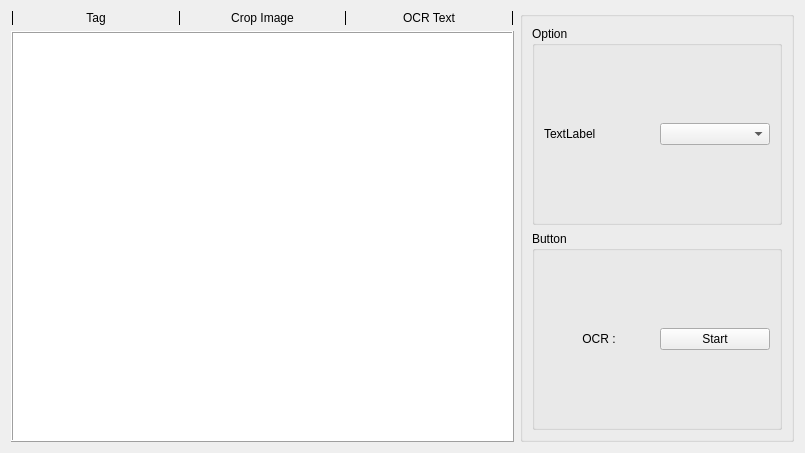
<?xml version="1.0" encoding="UTF-8"?>
<ui version="4.0">
 <class>OCR_Detect_Widget</class>
 <widget class="QWidget" name="OCR_Detect_Widget">
  <property name="geometry">
   <rect>
    <x>0</x>
    <y>0</y>
    <width>805</width>
    <height>453</height>
   </rect>
  </property>
  <property name="windowTitle">
   <string>Form</string>
  </property>
  <layout class="QHBoxLayout" name="horizontalLayout">
   <item>
    <layout class="QVBoxLayout" name="verticalLayout_3">
     <item>
      <layout class="QHBoxLayout" name="horizontalLayout_2">
       <item>
        <widget class="Line" name="line_3">
         <property name="frameShadow">
          <enum>QFrame::Plain</enum>
         </property>
         <property name="orientation">
          <enum>Qt::Vertical</enum>
         </property>
        </widget>
       </item>
       <item>
        <widget class="QLabel" name="label">
         <property name="minimumSize">
          <size>
           <width>100</width>
           <height>0</height>
          </size>
         </property>
         <property name="text">
          <string>Tag</string>
         </property>
         <property name="alignment">
          <set>Qt::AlignCenter</set>
         </property>
        </widget>
       </item>
       <item>
        <widget class="Line" name="line">
         <property name="layoutDirection">
          <enum>Qt::LeftToRight</enum>
         </property>
         <property name="frameShadow">
          <enum>QFrame::Plain</enum>
         </property>
         <property name="orientation">
          <enum>Qt::Vertical</enum>
         </property>
        </widget>
       </item>
       <item>
        <widget class="QLabel" name="label_2">
         <property name="minimumSize">
          <size>
           <width>100</width>
           <height>0</height>
          </size>
         </property>
         <property name="text">
          <string>Crop Image</string>
         </property>
         <property name="alignment">
          <set>Qt::AlignCenter</set>
         </property>
        </widget>
       </item>
       <item>
        <widget class="Line" name="line_2">
         <property name="frameShadow">
          <enum>QFrame::Plain</enum>
         </property>
         <property name="orientation">
          <enum>Qt::Vertical</enum>
         </property>
        </widget>
       </item>
       <item>
        <widget class="QLabel" name="label_3">
         <property name="minimumSize">
          <size>
           <width>100</width>
           <height>0</height>
          </size>
         </property>
         <property name="text">
          <string>OCR Text</string>
         </property>
         <property name="alignment">
          <set>Qt::AlignCenter</set>
         </property>
        </widget>
       </item>
       <item>
        <widget class="Line" name="line_4">
         <property name="frameShadow">
          <enum>QFrame::Plain</enum>
         </property>
         <property name="orientation">
          <enum>Qt::Vertical</enum>
         </property>
        </widget>
       </item>
      </layout>
     </item>
     <item>
      <widget class="QListWidget" name="listWidget">
       <property name="minimumSize">
        <size>
         <width>500</width>
         <height>400</height>
        </size>
       </property>
       <property name="frameShape">
        <enum>QFrame::Box</enum>
       </property>
       <property name="frameShadow">
        <enum>QFrame::Raised</enum>
       </property>
      </widget>
     </item>
    </layout>
   </item>
   <item>
    <widget class="QGroupBox" name="groupBox_3">
     <property name="title">
      <string/>
     </property>
     <layout class="QVBoxLayout" name="verticalLayout_2">
      <item>
       <widget class="QGroupBox" name="groupBox">
        <property name="minimumSize">
         <size>
          <width>250</width>
          <height>0</height>
         </size>
        </property>
        <property name="title">
         <string>Option</string>
        </property>
        <layout class="QGridLayout" name="gridLayout_2">
         <item row="0" column="0">
          <widget class="QLabel" name="label_4">
           <property name="text">
            <string>TextLabel</string>
           </property>
          </widget>
         </item>
         <item row="0" column="1">
          <widget class="QComboBox" name="comboBox"/>
         </item>
        </layout>
       </widget>
      </item>
      <item>
       <widget class="QGroupBox" name="groupBox_2">
        <property name="minimumSize">
         <size>
          <width>250</width>
          <height>0</height>
         </size>
        </property>
        <property name="title">
         <string>Button</string>
        </property>
        <layout class="QGridLayout" name="gridLayout_3">
         <item row="0" column="1">
          <widget class="QPushButton" name="pushButton">
           <property name="text">
            <string>Start</string>
           </property>
          </widget>
         </item>
         <item row="0" column="0">
          <widget class="QLabel" name="label_5">
           <property name="text">
            <string>OCR :</string>
           </property>
           <property name="alignment">
            <set>Qt::AlignCenter</set>
           </property>
          </widget>
         </item>
        </layout>
       </widget>
      </item>
     </layout>
    </widget>
   </item>
  </layout>
 </widget>
 <resources/>
 <connections/>
</ui>
